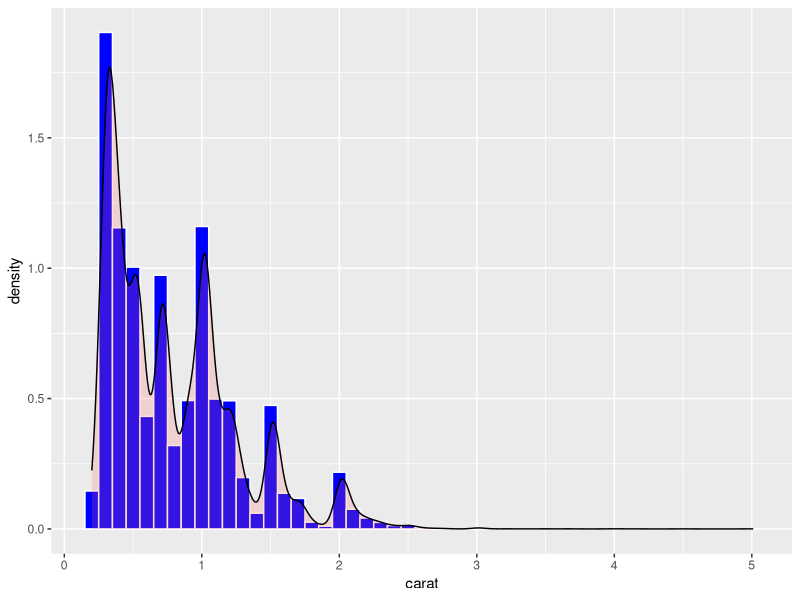
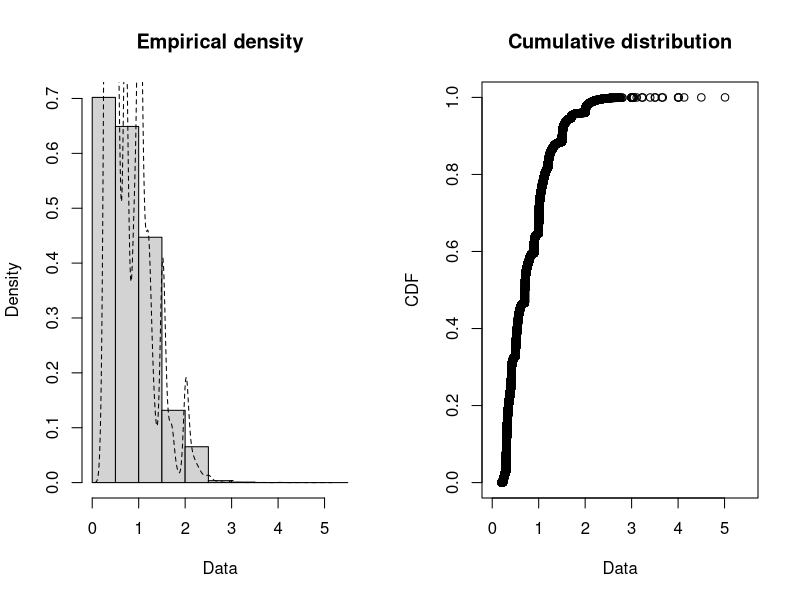
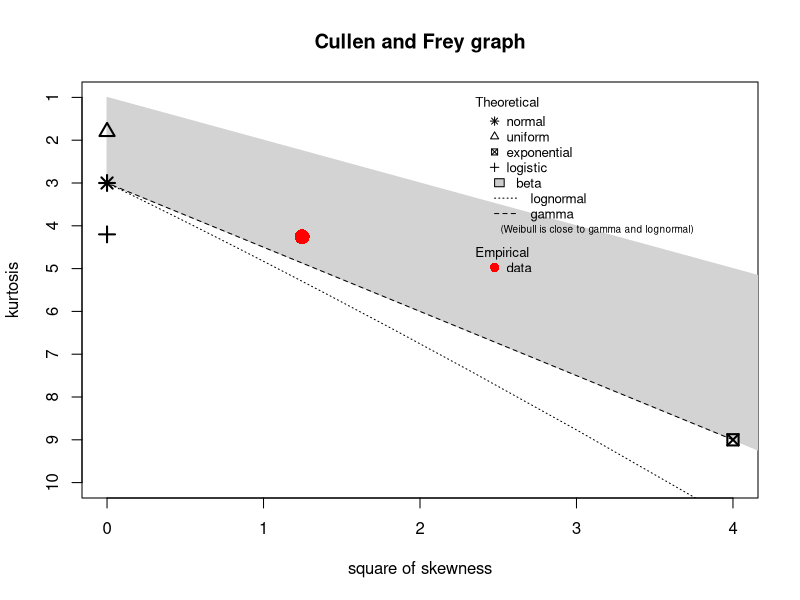
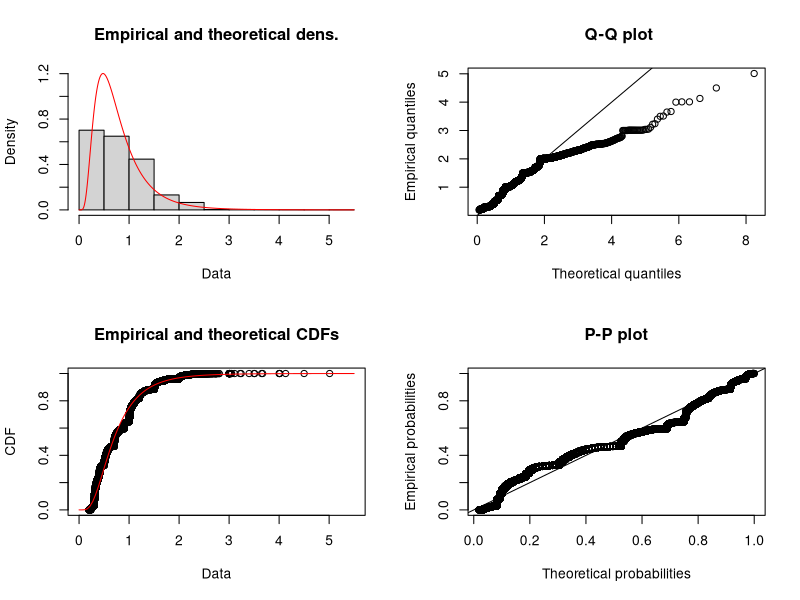
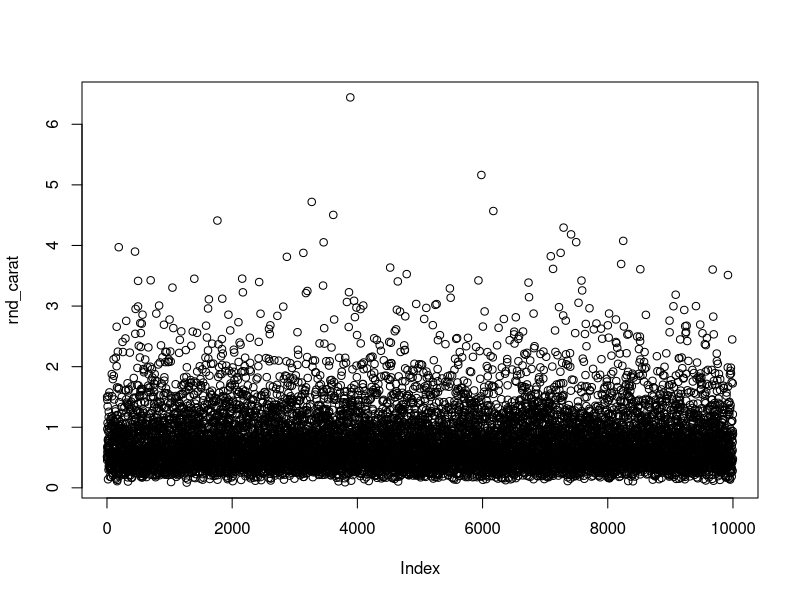
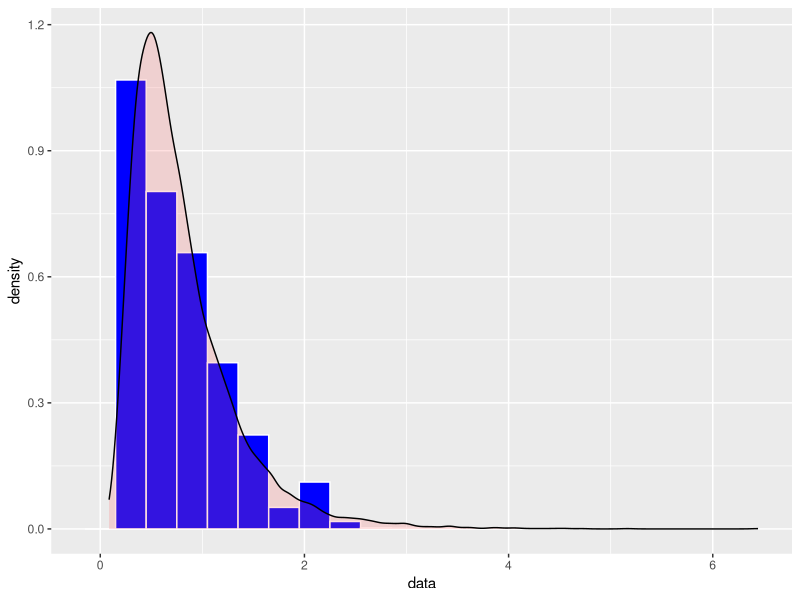

R code for these plots, in order:
library(ggplot2)
library(MASS)

data(diamonds)

ggplot(diamonds, aes(x=carat)) +
  geom_histogram(aes(y=..density..), binwidth = 0.1, colour="white", fill="blue") +
  geom_density(alpha=.2, fill="#FF6666")


library(fitdistrplus)

data <- diamonds$carat

data
plotdist(data, histo = TRUE, demp = TRUE)

descdist(data = data)

fits <- list(
  norm = fitdist(data, "norm"),
  exp = fitdist(data, "exp"),
  logis = fitdist(data, "logis"),
  weibull = fitdist(data, "weibull"),
  lnorm = fitdist(data, "lnorm"),
  gamma = fitdist(data, "gamma")
)

plot(fits$lnorm)

vals <- sapply(fits, function (i) i$loglik)

names(fits)[vals == max(vals)]


# goodness of fit
gofstat(fits, fitnames = names(fits))

# Lognormal je rijesenje
# sada mozemo nasumicno genereirati podatke
# i simulirati te podatke sa mean i sd

# mean() i sd() je za normalnu dist

log_params <- fitdistr(data, densfun = "log-normal" )
log_mean <- log_params$estimate[[1]]
log_sd <- log_params$estimate[[2]]

log_mean
log_sd

rnd_carat <- rlnorm(meanlog = log_mean, sdlog = log_sd, n=10000)
rnd_carat
plot(rnd_carat)


ggplot() +
  aes(x=data) +
  geom_histogram(aes(y=..density..), binwidth = 0.3, colour="white", fill="blue") +
  # geom_histogram(aes(x=rnd_carat, y=..density..), binwidth = 0.3, colour="white", fill="green") +
  geom_density(aes(x=rnd_carat),alpha=.2, fill="#FF6666")

# tjt za distribution fitting
# da radimo neke simulacije onda bismo koristili podatke o toj distr.
